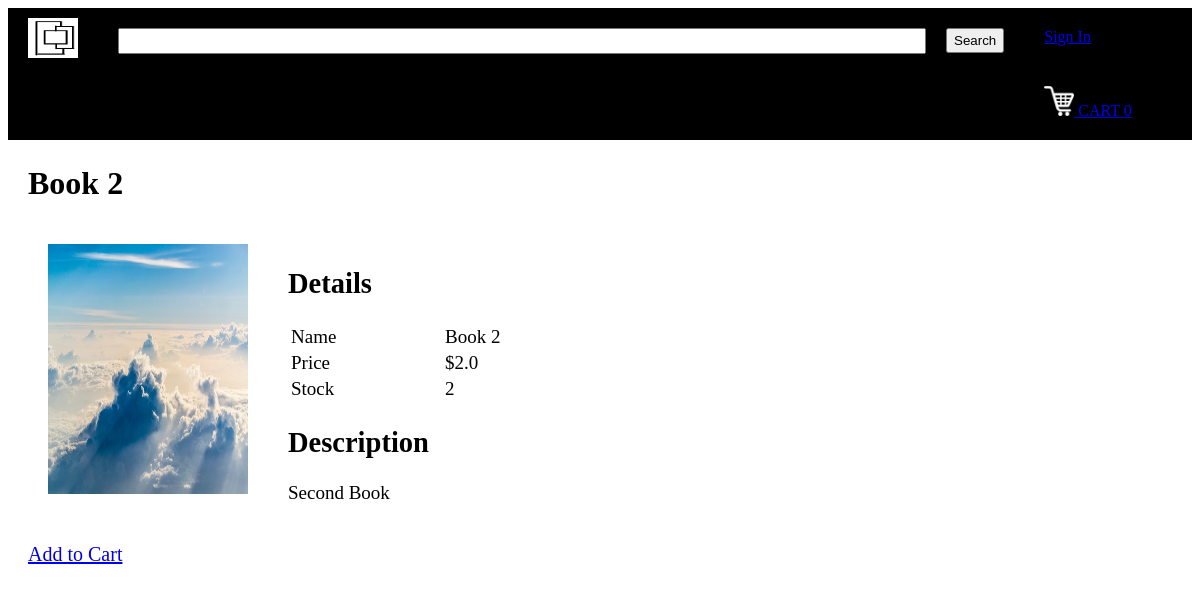
The page /productDescription?productId=10 on the database its author committed.
### tables this page shows
CREATE TABLE products
		(productId INTEGER PRIMARY KEY,
		name TEXT,
		price REAL,
		description TEXT,
		image TEXT,
		stock INTEGER,
		categoryId INTEGER,
		FOREIGN KEY(categoryId) REFERENCES categories(categoryId)
		);

### main.py (the view)
@app.route("/productDescription")
def productDescription():
    loggedIn, firstName, noOfItems = getLoginDetails()
    productId = request.args.get('productId')
    with sqlite3.connect('database.db') as conn:
        cur = conn.cursor()
        cur.execute('SELECT productId, name, price, description, image, stock FROM products WHERE productId = ?', (productId, ))
        productData = cur.fetchone()
    conn.close()
    return render_template("productDescription.html", data=productData, loggedIn = loggedIn, firstName = firstName, noOfItems = noOfItems)

### main.py (called while the page is built)
def getLoginDetails():
    with sqlite3.connect('database.db') as conn:
        cur = conn.cursor()
        if 'email' not in session:
            loggedIn = False
            firstName = ''
            noOfItems = 0
        else:
            loggedIn = True
            cur.execute("SELECT userId, firstName FROM users WHERE email = ?", (session['email'], ))
            userId, firstName = cur.fetchone()
            cur.execute("SELECT count(productId) FROM kart WHERE userId = ?", (userId, ))
            noOfItems = cur.fetchone()[0]
    conn.close()
    return (loggedIn, firstName, noOfItems)

### templates/productDescription.html (shortened to what this page needs)
<!DOCTYPE HTML>
<html>
<head>
<link rel="stylesheet" href={{url_for('static', filename='css/productDescription.css')}} />
<link rel="stylesheet" href={{ url_for('static', filename='css/topStyle.css')}} />
</head>
<body>
<div id="title">
	<a href="/">
		<img id="logo" src= {{ url_for('static', filename='images/logo.png') }} />
	</a>
	<form>
		<input id="searchBox" type="text" name="searchQuery">
		<input id="searchButton" type="submit" value="Search">
	</form>
	{% if not loggedIn %}
	<div id="signInButton">
		<a class="link" href="/loginForm">Sign In</a>
	</div>
	{% endif %}
	<div id="kart">
		<a class="link" href="/cart">
			<img src={{url_for('static', filename='images/shoppingCart.png')}} id="cartIcon" />
			CART {{noOfItems}}
		</a>
	</div>
</div>
<div id="display">
	<div id="productName">
		<h1>{{data[1]}}</h1>
	</div>
	<div>
		<img src={{url_for('static', filename='uploads/'+data[4]) }} id="productImage"/>
	</div>
	<div id="productDescription">
		<h2>Details</h2>
		<table id="descriptionTable">
			<tr>
				<td>Name</td>
				<td>{{data[1]}}</td>
			</tr>
			<tr>
				<td>Price</td>
				<td>${{data[2]}}</td>
			</tr>
			<tr>
				<td>Stock</td>
				<td>{{data[5]}}</td>
			</tr>
		</table>
		<h2>Description</h2>
		<p>{{data[3]}}</p>
	</div>
	<div id="addToCart">
		<a href="/addToCart?productId={{request.args.get('productId')}}">Add to Cart</a>
	</div>
</div>
</body>
</html>

### static/css/productDescription.css (style rules this page uses)
#display { margin-top: 20px; margin-left: 20px; margin-right: 20px; margin-bottom: 20px; }
#productImage { height: 250px; width: 200px; margin-left: 20px; margin-right: 20px; margin-top: 20px; margin-bottom: 20px; display: inline-block; float: left; }
#productDescription { margin-left: 20px; margin-right: 20px; margin-top: 20px; margin-bottom: 20px; display: inline-block; font-size: 19px; }
#descriptionTable td { width: 150px; }
#addToCart { font-size: 20px; }

### static/css/topStyle.css (style rules this page uses)
#logo { height: 40px; width: 50px; margin-left: 20px; margin-top: 10px; margin-bottom: 10px; margin-right: 20px; float: left; }
#title { background-color: black; display: inline-block; width: 100%; }
#searchBox { height: 20px; width: 800px; margin-left: 20px; margin-top: 20px; margin-bottom: 20px; margin-right: 20px; float: left; font-size: 1.5em; }
#searchButton { height: 25px; margin-top: 20px; margin-bottom: 20px; margin-right: 20px; float: left; }
#signInButton { color: yellow; margin-top: 20px; margin-bottom: 20px; margin-left: 20px; margin-right: 20px; float: left; }
#kart { color: white; margin-top: 20px; margin-bottom: 20px; margin-left: 20px; margin-right: 20px; float: left; }
#cartIcon { height: 30px; width: 30px; }

### rows shown on the page
products: name "Book 2", image (picture), price "2.0", stock "2", description "Second Book"

### other values the page prints
{{ noOfItems }} "0"
